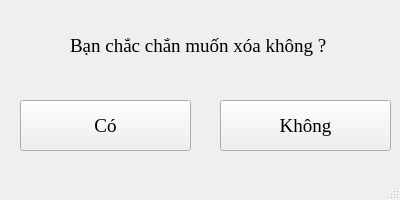
<?xml version="1.0" encoding="UTF-8"?>
<ui version="4.0">
 <class>MainWindow</class>
 <widget class="QMainWindow" name="MainWindow">
  <property name="geometry">
   <rect>
    <x>0</x>
    <y>0</y>
    <width>400</width>
    <height>200</height>
   </rect>
  </property>
  <property name="maximumSize">
   <size>
    <width>400</width>
    <height>200</height>
   </size>
  </property>
  <property name="font">
   <font>
    <family>Times New Roman</family>
    <pointsize>14</pointsize>
   </font>
  </property>
  <property name="windowTitle">
   <string>Thông báo</string>
  </property>
  <widget class="QWidget" name="centralwidget">
   <widget class="QLabel" name="label">
    <property name="geometry">
     <rect>
      <x>70</x>
      <y>30</y>
      <width>291</width>
      <height>31</height>
     </rect>
    </property>
    <property name="text">
     <string>Bạn chắc chắn muốn xóa không ?</string>
    </property>
   </widget>
   <widget class="QPushButton" name="btn_yes">
    <property name="geometry">
     <rect>
      <x>20</x>
      <y>100</y>
      <width>171</width>
      <height>51</height>
     </rect>
    </property>
    <property name="text">
     <string>Có</string>
    </property>
   </widget>
   <widget class="QPushButton" name="btn_no">
    <property name="geometry">
     <rect>
      <x>220</x>
      <y>100</y>
      <width>171</width>
      <height>51</height>
     </rect>
    </property>
    <property name="text">
     <string>Không</string>
    </property>
   </widget>
  </widget>
  <widget class="QMenuBar" name="menubar">
   <property name="geometry">
    <rect>
     <x>0</x>
     <y>0</y>
     <width>400</width>
     <height>27</height>
    </rect>
   </property>
  </widget>
  <widget class="QStatusBar" name="statusbar"/>
 </widget>
 <resources/>
 <connections/>
</ui>
